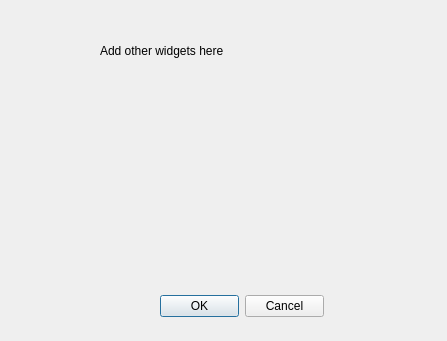
<?xml version="1.0" encoding="UTF-8"?>
<ui version="4.0">
 <class>Form</class>
 <widget class="QWidget" name="Form">
  <property name="geometry">
   <rect>
    <x>0</x>
    <y>0</y>
    <width>447</width>
    <height>341</height>
   </rect>
  </property>
  <property name="windowTitle">
   <string>LMU EnMAPBox Application User Interface</string>
  </property>
  <widget class="QDialogButtonBox" name="buttonBox">
   <property name="geometry">
    <rect>
     <x>160</x>
     <y>290</y>
     <width>164</width>
     <height>32</height>
    </rect>
   </property>
   <property name="standardButtons">
    <set>QDialogButtonBox::Cancel|QDialogButtonBox::Ok</set>
   </property>
  </widget>
  <widget class="QLabel" name="label">
   <property name="geometry">
    <rect>
     <x>100</x>
     <y>20</y>
     <width>221</width>
     <height>61</height>
    </rect>
   </property>
   <property name="text">
    <string>Add other widgets here</string>
   </property>
  </widget>
 </widget>
 <resources/>
 <connections/>
</ui>
